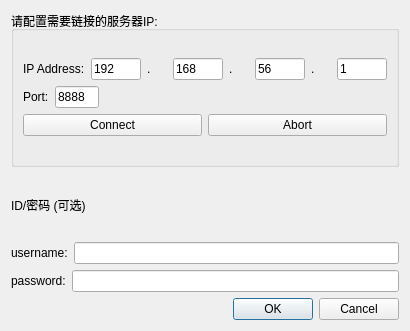
<?xml version="1.0" encoding="UTF-8"?>
<ui version="4.0">
 <class>IP_contorlPanel</class>
 <widget class="QWidget" name="IP_contorlPanel">
  <property name="geometry">
   <rect>
    <x>0</x>
    <y>0</y>
    <width>410</width>
    <height>331</height>
   </rect>
  </property>
  <property name="windowTitle">
   <string>Form</string>
  </property>
  <layout class="QVBoxLayout" name="verticalLayout_2">
   <item>
    <layout class="QVBoxLayout" name="verticalLayout">
     <item>
      <widget class="QGroupBox" name="groupBox_IP_controlPanel">
       <property name="sizePolicy">
        <sizepolicy hsizetype="Preferred" vsizetype="Preferred">
         <horstretch>0</horstretch>
         <verstretch>0</verstretch>
        </sizepolicy>
       </property>
       <property name="minimumSize">
        <size>
         <width>341</width>
         <height>156</height>
        </size>
       </property>
       <property name="layoutDirection">
        <enum>Qt::LeftToRight</enum>
       </property>
       <property name="title">
        <string>请配置需要链接的服务器IP:</string>
       </property>
       <property name="flat">
        <bool>false</bool>
       </property>
       <property name="checkable">
        <bool>false</bool>
       </property>
       <layout class="QVBoxLayout" name="verticalLayout_4">
        <item>
         <layout class="QVBoxLayout" name="verticalLayout_IP_Panel">
          <item>
           <layout class="QHBoxLayout" name="horizontalLayout_IPsetting">
            <item>
             <widget class="QLabel" name="label_IP_Address">
              <property name="text">
               <string>IP Address:</string>
              </property>
             </widget>
            </item>
            <item>
             <widget class="QLineEdit" name="lineEdit_IP_1">
              <property name="maximumSize">
               <size>
                <width>50</width>
                <height>16777215</height>
               </size>
              </property>
              <property name="text">
               <string>192</string>
              </property>
             </widget>
            </item>
            <item>
             <widget class="QLabel" name="label_Dot">
              <property name="text">
               <string>.</string>
              </property>
             </widget>
            </item>
            <item>
             <widget class="QLineEdit" name="lineEdit_IP_2">
              <property name="maximumSize">
               <size>
                <width>50</width>
                <height>16777215</height>
               </size>
              </property>
              <property name="text">
               <string>168</string>
              </property>
             </widget>
            </item>
            <item>
             <widget class="QLabel" name="label_Dot_2">
              <property name="text">
               <string>.</string>
              </property>
             </widget>
            </item>
            <item>
             <widget class="QLineEdit" name="lineEdit_IP_3">
              <property name="maximumSize">
               <size>
                <width>50</width>
                <height>16777215</height>
               </size>
              </property>
              <property name="text">
               <string>56</string>
              </property>
             </widget>
            </item>
            <item>
             <widget class="QLabel" name="label_Dot_3">
              <property name="text">
               <string>.</string>
              </property>
             </widget>
            </item>
            <item>
             <widget class="QLineEdit" name="lineEdit_IP_4">
              <property name="maximumSize">
               <size>
                <width>50</width>
                <height>16777215</height>
               </size>
              </property>
              <property name="text">
               <string>1</string>
              </property>
             </widget>
            </item>
           </layout>
          </item>
          <item>
           <layout class="QHBoxLayout" name="horizontalLayout_2">
            <item>
             <widget class="QLabel" name="label_IP_Port">
              <property name="text">
               <string>Port:</string>
              </property>
             </widget>
            </item>
            <item>
             <widget class="QLineEdit" name="lineEdit_Port">
              <property name="maximumSize">
               <size>
                <width>44</width>
                <height>16777215</height>
               </size>
              </property>
              <property name="text">
               <string>8888</string>
              </property>
              <property name="maxLength">
               <number>32767</number>
              </property>
              <property name="readOnly">
               <bool>false</bool>
              </property>
             </widget>
            </item>
            <item>
             <spacer name="horizontalSpacer_2">
              <property name="orientation">
               <enum>Qt::Horizontal</enum>
              </property>
              <property name="sizeHint" stdset="0">
               <size>
                <width>40</width>
                <height>20</height>
               </size>
              </property>
             </spacer>
            </item>
           </layout>
          </item>
          <item>
           <layout class="QHBoxLayout" name="horizontalLayout_connectionPanel">
            <item>
             <widget class="QPushButton" name="pushButton_Connect">
              <property name="text">
               <string>Connect</string>
              </property>
             </widget>
            </item>
            <item>
             <widget class="QPushButton" name="pushButton_Abort">
              <property name="text">
               <string>Abort</string>
              </property>
             </widget>
            </item>
           </layout>
          </item>
         </layout>
        </item>
       </layout>
      </widget>
     </item>
     <item>
      <widget class="QLabel" name="label">
       <property name="text">
        <string>ID/密码 (可选)</string>
       </property>
      </widget>
     </item>
     <item>
      <layout class="QHBoxLayout" name="horizontalLayout">
       <item>
        <widget class="QLabel" name="label_2">
         <property name="text">
          <string>username:</string>
         </property>
        </widget>
       </item>
       <item>
        <widget class="QLineEdit" name="lineEdit"/>
       </item>
      </layout>
     </item>
     <item>
      <layout class="QHBoxLayout" name="horizontalLayout_3">
       <item>
        <widget class="QLabel" name="label_3">
         <property name="text">
          <string>password:</string>
         </property>
        </widget>
       </item>
       <item>
        <widget class="QLineEdit" name="lineEdit_2"/>
       </item>
      </layout>
     </item>
    </layout>
   </item>
   <item>
    <widget class="QDialogButtonBox" name="buttonBox">
     <property name="standardButtons">
      <set>QDialogButtonBox::Cancel|QDialogButtonBox::Ok</set>
     </property>
    </widget>
   </item>
  </layout>
 </widget>
 <resources/>
 <connections/>
</ui>
